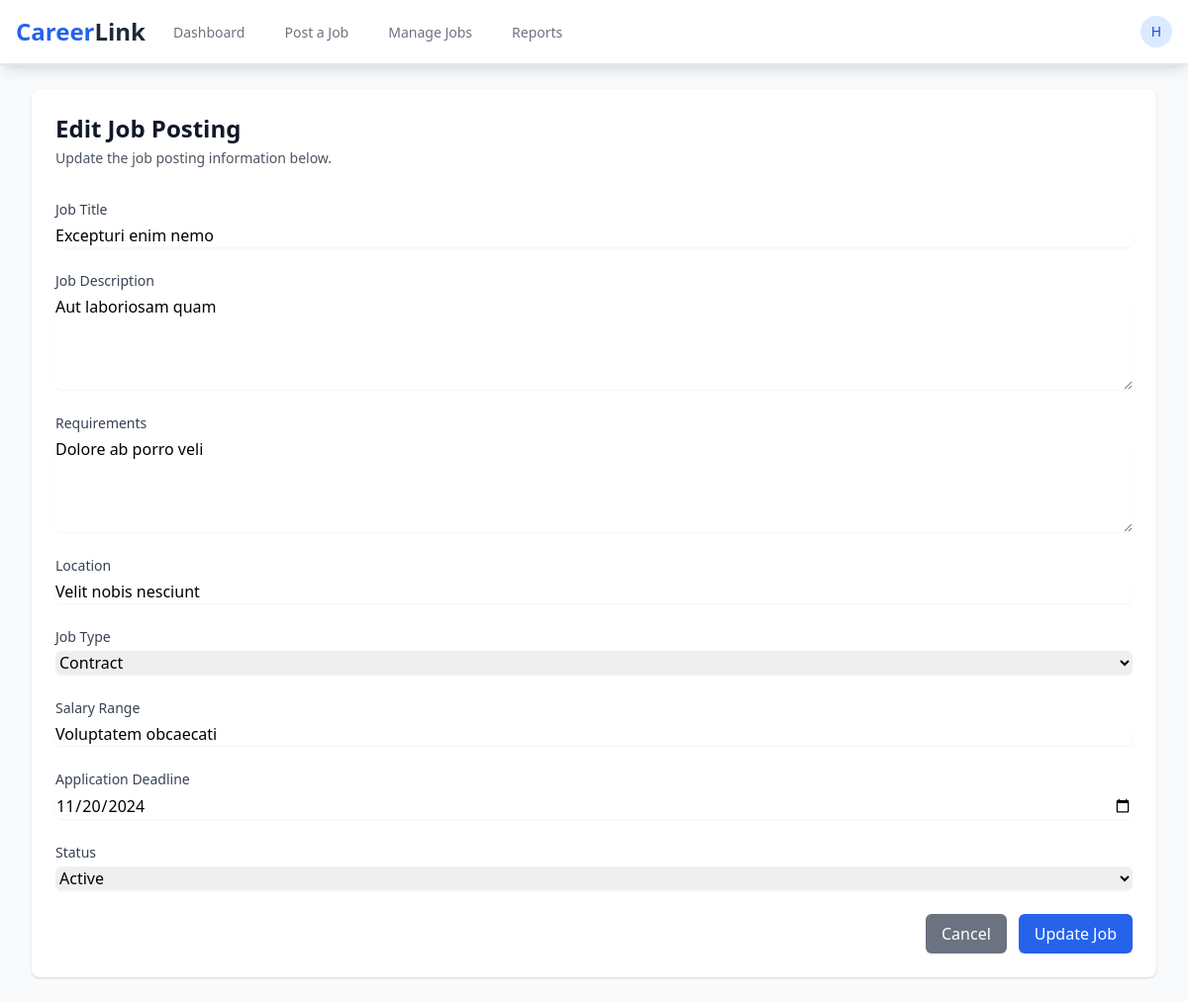
/edit_job.php?id=2 (signed in), run on the app's committed database.
### tables this page shows
CREATE TABLE `jobs` (
  `id` int(11) NOT NULL,
  `employer_id` int(11) NOT NULL,
  `company_name` varchar(100) DEFAULT NULL,
  `title` varchar(255) NOT NULL,
  `description` text NOT NULL,
  `requirements` text DEFAULT NULL,
  `location` varchar(255) DEFAULT NULL,
  `job_type` enum('full-time','part-time','contract','internship') NOT NULL,
  `salary_range` varchar(100) DEFAULT NULL,
  `posted_date` timestamp NOT NULL DEFAULT current_timestamp(),
  `deadline_date` date DEFAULT NULL,
  `status` enum('active','closed','draft') DEFAULT 'active',
  `created_at` timestamp NOT NULL DEFAULT current_timestamp()
);

### edit_job.php (the view, shortened to what this page needs)
<?php
require_once 'includes/header.php';
$db_host = 'localhost';
$db_user = 'root';
$db_pass = '';
$db_name = 'career_link';
$conn = mysqli_connect($db_host, $db_user, $db_pass, $db_name);
$job_id = isset($_GET['id']) ? (int)$_GET['id'] : 0;
$query = "SELECT * FROM jobs WHERE id = ? AND employer_id = ?";
$stmt = mysqli_prepare($conn, $query);
mysqli_stmt_bind_param($stmt, "ii", $job_id, $_SESSION['user_id']);
mysqli_stmt_execute($stmt);
$result = mysqli_stmt_get_result($stmt);
$job = mysqli_fetch_assoc($result);
?>
<!DOCTYPE html>
<html lang="en">
<head>
    <link href="https://cdn.jsdelivr.net/npm/tailwindcss@2.2.19/dist/tailwind.min.css" rel="stylesheet">
    <link rel="stylesheet" href="https://cdnjs.cloudflare.com/ajax/libs/font-awesome/6.4.2/css/all.min.css">
</head>
<body class="bg-gray-50">
    <nav class="bg-white shadow-lg border-b border-gray-200">
    </nav>
    <div class="max-w-7xl mx-auto py-6 sm:px-6 lg:px-8">
        <div class="bg-white rounded-lg shadow px-5 py-6 sm:px-6">
            <div class="mb-8">
                <h2 class="text-2xl font-bold text-gray-900">Edit Job Posting</h2>
                <p class="mt-1 text-sm text-gray-600">
                    Update the job posting information below.
                </p>
            </div>
            <form method="POST" class="space-y-6">
                <div>
                    <label for="title" class="block text-sm font-medium text-gray-700">Job Title</label>
                    <input type="text" name="title" id="title" required
                        value="<?php echo htmlspecialchars($job['title']); ?>"
                        class="mt-1 block w-full rounded-md border-gray-300 shadow-sm focus:border-blue-500 focus:ring-blue-500">
                </div>
                <div>
                    <label for="description" class="block text-sm font-medium text-gray-700">Job Description</label>
                    <textarea name="description" id="description" rows="4" required
                        class="mt-1 block w-full rounded-md border-gray-300 shadow-sm focus:border-blue-500 focus:ring-blue-500"
                    ><?php echo htmlspecialchars($job['description']); ?></textarea>
                </div>
                <div>
                    <label for="requirements" class="block text-sm font-medium text-gray-700">Requirements</label>
                    <textarea name="requirements" id="requirements" rows="4" required
                        class="mt-1 block w-full rounded-md border-gray-300 shadow-sm focus:border-blue-500 focus:ring-blue-500"
                    ><?php echo htmlspecialchars($job['requirements']); ?></textarea>
                </div>
                <div>
                    <label for="location" class="block text-sm font-medium text-gray-700">Location</label>
                    <input type="text" name="location" id="location" required
                        value="<?php echo htmlspecialchars($job['location']); ?>"
                        class="mt-1 block w-full rounded-md border-gray-300 shadow-sm focus:border-blue-500 focus:ring-blue-500">
                </div>
                <div>
                    <label for="job_type" class="block text-sm font-medium text-gray-700">Job Type</label>
                    <select name="job_type" id="job_type" required
                        class="mt-1 block w-full rounded-md border-gray-300 shadow-sm focus:border-blue-500 focus:ring-blue-500">
                        <option value="contract" <?php echo $job['job_type'] == 'contract' ? 'selected' : ''; ?>>Contract</option>
                    </select>
                </div>
                <div>
                    <label for="salary_range" class="block text-sm font-medium text-gray-700">Salary Range</label>
                    <input type="text" name="salary_range" id="salary_range"
                        value="<?php echo htmlspecialchars($job['salary_range']); ?>"
                        class="mt-1 block w-full rounded-md border-gray-300 shadow-sm focus:border-blue-500 focus:ring-blue-500">
                </div>
                <div>
                    <label for="deadline_date" class="block text-sm font-medium text-gray-700">Application Deadline</label>
                    <input type="date" name="deadline_date" id="deadline_date" required
                        value="<?php echo htmlspecialchars($job['deadline_date']); ?>"
                        class="mt-1 block w-full rounded-md border-gray-300 shadow-sm focus:border-blue-500 focus:ring-blue-500">
                </div>
                <div>
                    <label for="status" class="block text-sm font-medium text-gray-700">Status</label>
                    <select name="status" id="status" required
                        class="mt-1 block w-full rounded-md border-gray-300 shadow-sm focus:border-blue-500 focus:ring-blue-500">
                        <option value="active" <?php echo $job['status'] == 'active' ? 'selected' : ''; ?>>Active</option>
                    </select>
                </div>
                <div class="flex justify-end space-x-3">
                    <a href="manage_jobs.php"
                        class="bg-gray-500 text-white px-4 py-2 rounded-md hover:bg-gray-600 focus:outline-none focus:ring-2 focus:ring-gray-500 focus:ring-offset-2">
                        Cancel
                    </a>
                    <button type="submit"
                        class="bg-blue-600 text-white px-4 py-2 rounded-md hover:bg-blue-700 focus:outline-none focus:ring-2 focus:ring-blue-500 focus:ring-offset-2">
                        Update Job
                    </button>
                </div>
            </form>
        </div>
    </div>
</body>
</html>

### data on the page
jobs: title "Excepturi enim nemo", description "Aut laboriosam quam", requirements "Dolore ab porro veli", location "Velit nobis nesciunt", job_type "Contract", salary_range "Voluptatem obcaecati", deadline_date "11/20/2024", status "Active"

### other printed values
substr($_SESSION['username'], 0, 1) "H"
